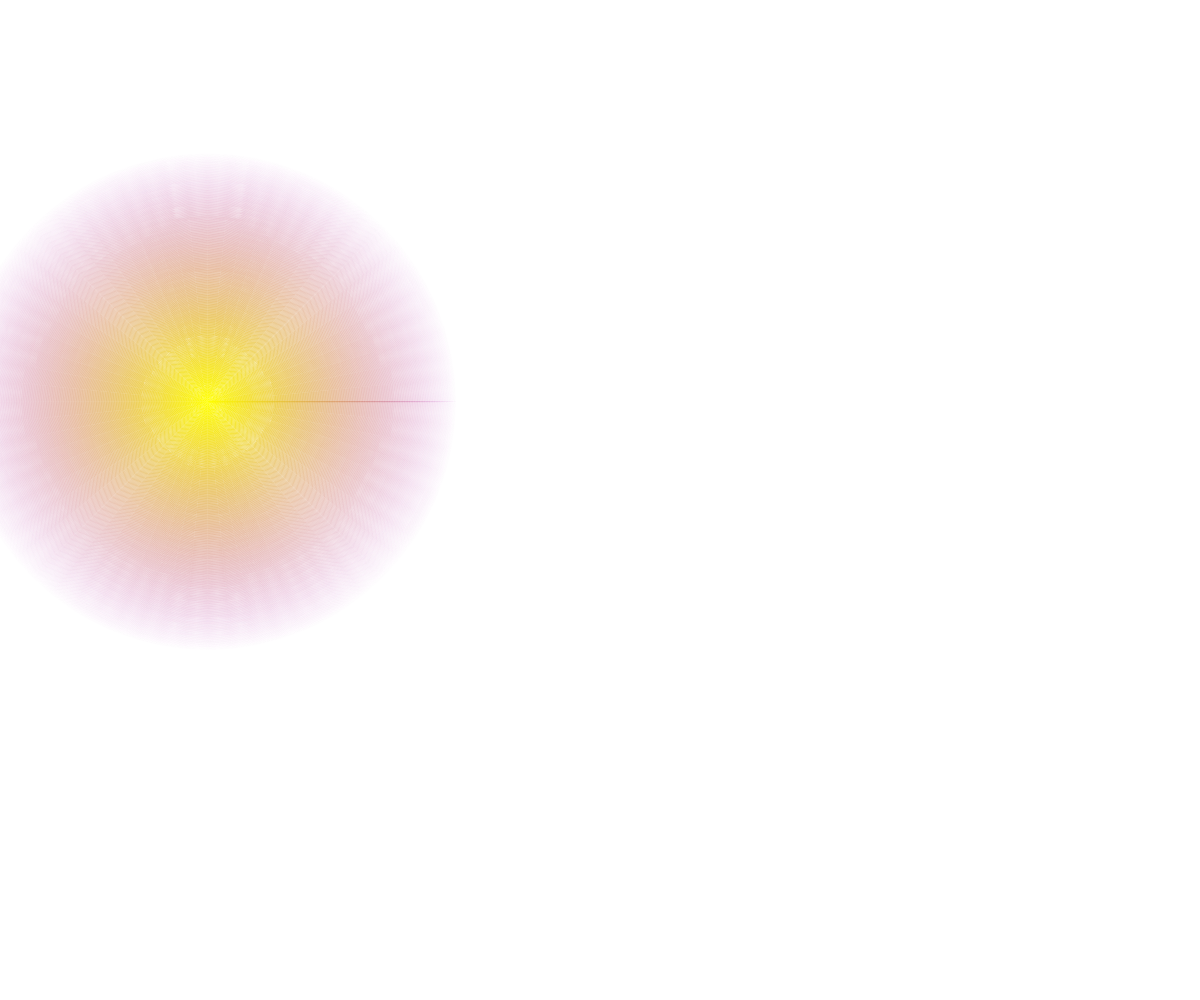
Frame 1 (no input)
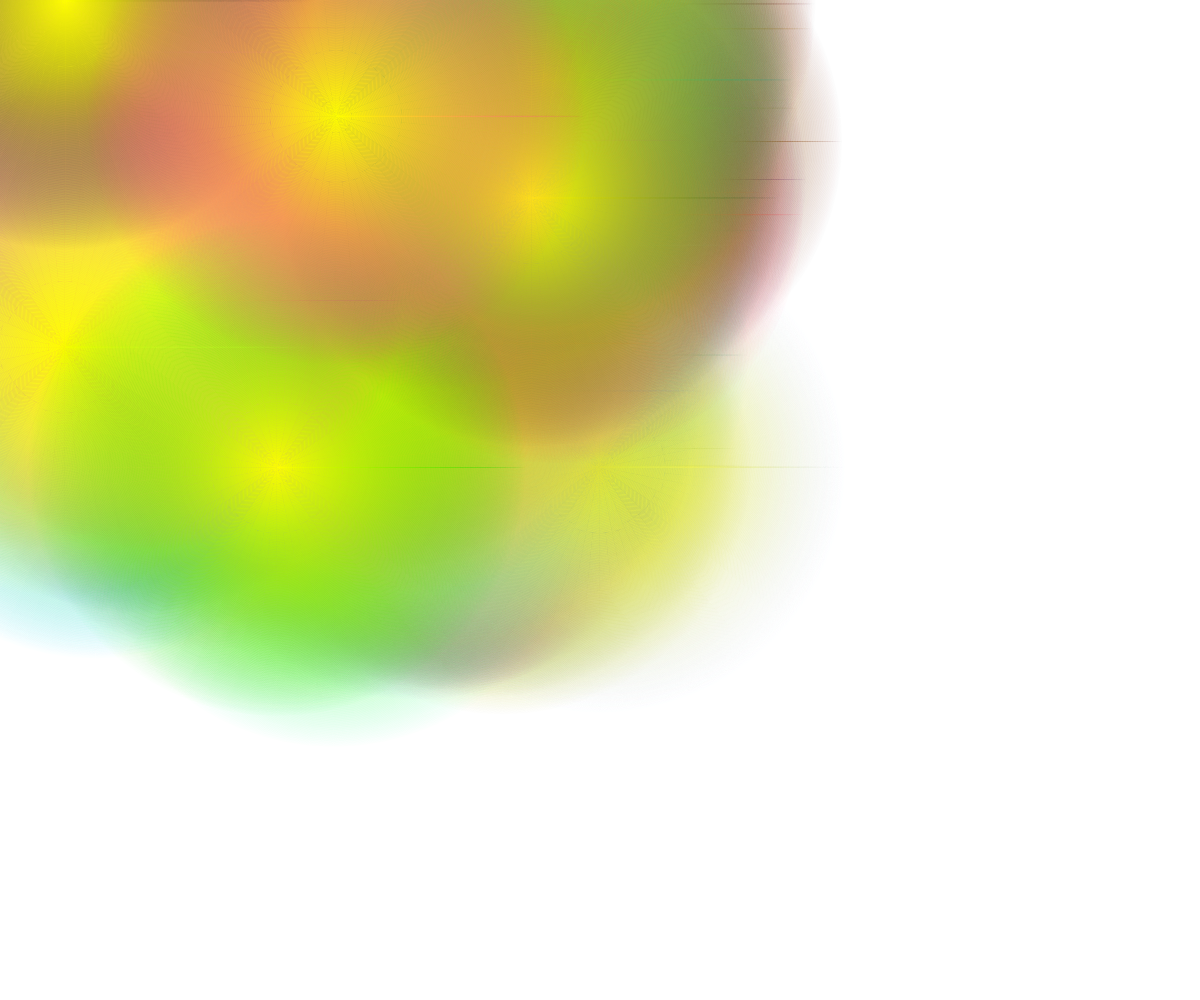
Frame 60 (no input)
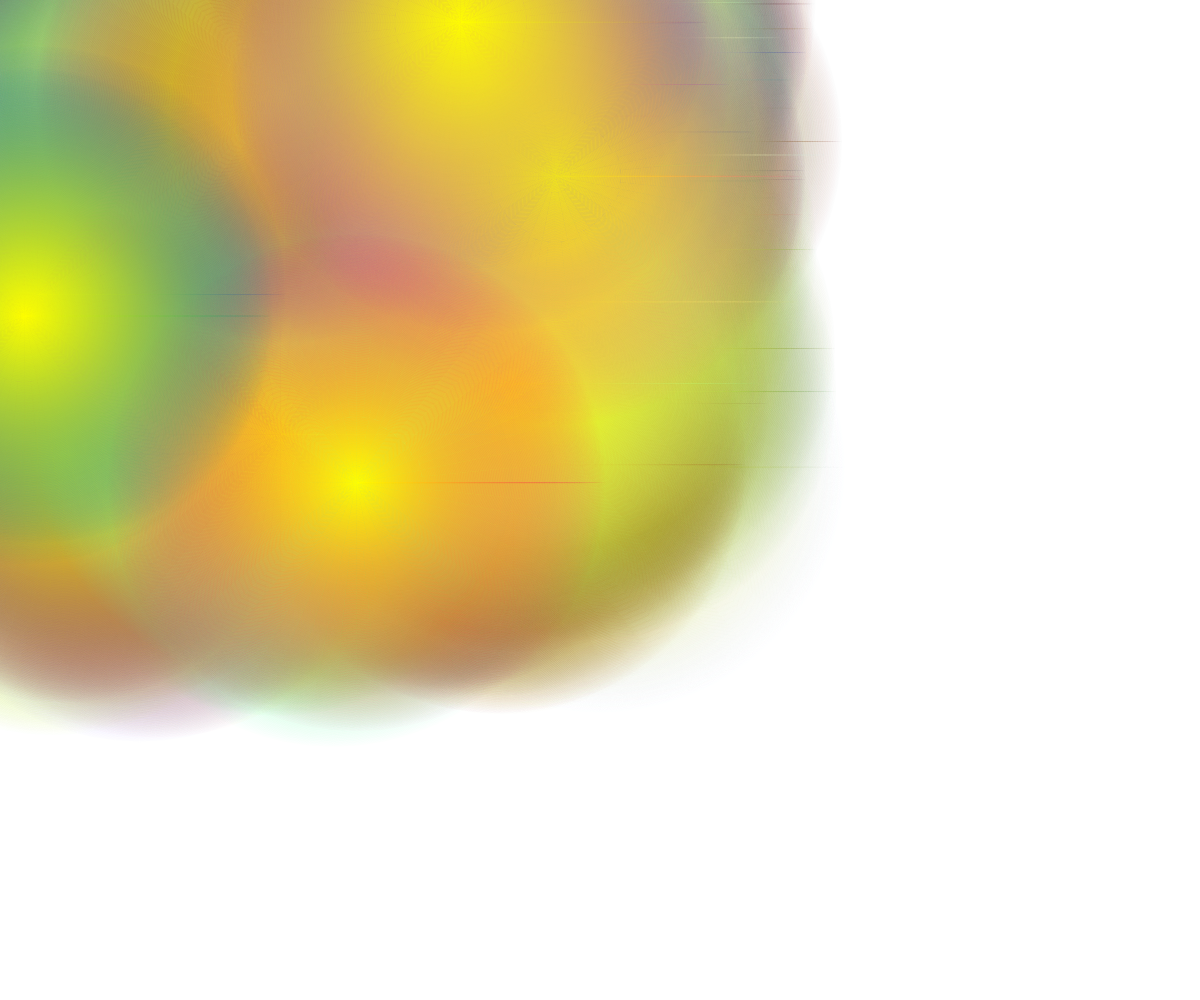
Frame 120 (the mouse pressed at the canvas centre since frame 60)

The p5.js sketch that drew these frames (run headless with seeded random() and noise() and a simulated clock; from frame 60 on, the mouse is pressed at the canvas centre):

// p5.js sketch
// ── sketch.js
var c1, c2;

function setup()
{
    createCanvas(windowWidth, windowHeight);
    colorMode(RGB, 255, 255, 255, 100); 
}

function draw()
{
    var c1 = color (255, 255, 0, 100);
    var c2 = corAleatoria();

    background(c2);

    alvo (random(width/2), random(height/2), 500, 400, c1, c2);
    stroke (c2);
    noFill ();
    ellipse (width/2, height/2, 500, 500);
   

}

function alvo(x, y, diametroMaior, numCirculos, c1, c2)
{
    if (numCirculos > diametroMaior)
    {
        print ("Erro: numero de circulos nao pode ser maior do que o diametro Maior");
        noLoop();
    }

    else
    {
        var t = diametroMaior/numCirculos;
        
            for (var i=numCirculos; i>0; i--)
            {
                //stroke( map(i, numCirculos, 0, 255, 0) );
                var c = lerpColor (c1, c2, (1/numCirculos)*i );
                stroke(c);
                ellipse(x, y, t*i, t*i);
            }
    }
    
}

function corAleatoria()
{
    var c= color (random(255), random(255), random(255), 0);
    return c;
}

function windowResized()
{
    resizeCanvas(windowWidth, windowHeight);
}
